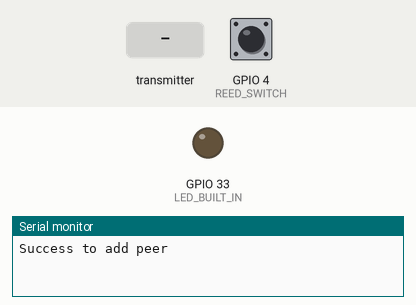
Simulated run of this sketch. Board: ESP32. On the bench: output pins drawn as LEDs (lit = HIGH), the last lines printed to the serial monitor. Inputs (shaded band) come from the test bench; at power-on: GPIO 4 (REED_SWITCH) HIGH.

Above: at 1.2 s.
1.3 s: the transmitter starts sending id = 0
2.8 s: GPIO 4 (REED_SWITCH) pulled LOW for 0.15 s
At 5.0 s:
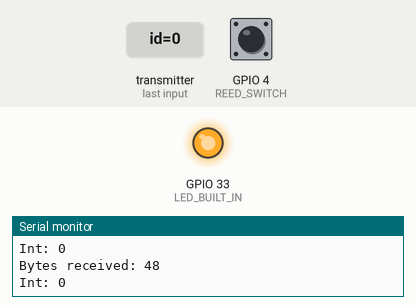
5.9 s: GPIO 4 (REED_SWITCH) pulled LOW for 1 s
At 8.1 s:
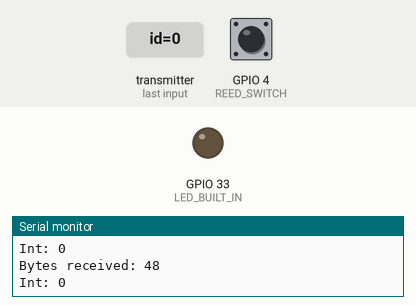
Timing chart, 0 to 10.2 s (numbered marks = the images above; inputs shaded):
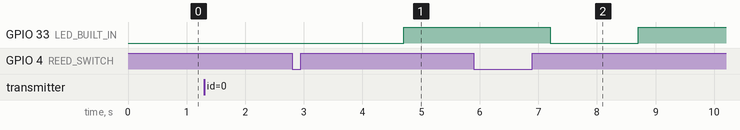

The sketch:

sender.ino
```cpp
#include <esp_now.h>
#include <WiFi.h>
#define REED_SWITCH           4
#define NODE_RUNING           0
#define NODE_WARNING          1
#define NODE_IDLE             2
//#define NODE_RUNING         3
#define RETRY_NUMBER          5
#define NODE_ESP_NOW_ERROR    6
#define LED_BUILT_IN          33
#define DEBUG

// REPLACE WITH YOUR RECEIVER MAC Address
//uint8_t broadcastAddress[] = {0xB8, 0xF0, 0x09, 0xA7, 0xFE, 0xF0};
uint8_t broadcastAddress[] = {0x9C, 0x9C, 0x1F, 0x18, 0x7F, 0xB8};

typedef struct struct_message {
  int id;
  char a[32];
  int b;
  float c;
  bool d;
} struct_message;

struct_message myData;
struct_message incomingReadings;

volatile int nodeState;

esp_now_peer_info_t peerInfo;
esp_now_send_status_t sendingStatus;

void IRAM_ATTR detectOpenDoor() {
  detachInterrupt(REED_SWITCH);
  #ifdef DEBUG
  Serial.println("DOOR OPEN DETECTED!!!");
  #endif
  nodeState = NODE_WARNING;
}

// callback when data is sent
void OnDataSent(const uint8_t *mac_addr, esp_now_send_status_t status) {
  #ifdef DEBUG
  Serial.print("\r\nLast Packet Send Status:\t");
  Serial.println(status == ESP_NOW_SEND_SUCCESS ? "Delivery Success" : "Delivery Fail");
  #endif
  sendingStatus = status;
}

// Callback when data is received
void OnDataRecv(const uint8_t * mac, const uint8_t *incomingData, int len) {
  memcpy(&incomingReadings, incomingData, sizeof(incomingReadings));
  #ifdef DEBUG
  Serial.print("Bytes received: ");
  Serial.println(len);
  Serial.println(incomingReadings.a);
  Serial.print("Int: ");
  Serial.println(incomingReadings.b);
  #endif
  if(incomingReadings.b == NODE_RUNING){
    nodeState = NODE_RUNING;
    attachInterrupt(digitalPinToInterrupt(REED_SWITCH), detectOpenDoor, RISING);
    //checkingSensor = true;
  }
}

TaskHandle_t checkSensorTask;
TaskHandle_t sendWarningTask;
TaskHandle_t ledNodeStateTask;

void setup() {

  nodeState = NODE_IDLE;

  pinMode(REED_SWITCH, INPUT_PULLUP);
  pinMode(LED_BUILT_IN, OUTPUT);

  // Init Serial Monitor
  Serial.begin(115200);

  // Set device as a Wi-Fi Station
  WiFi.mode(WIFI_STA);

  // Init ESP-NOW
  if (esp_now_init() != ESP_OK) {
    #ifdef DEBUG
    Serial.println("Error initializing ESP-NOW");
    #endif
    return;
  }

  esp_now_register_send_cb(OnDataSent);

  // Register peer
  memcpy(peerInfo.peer_addr, broadcastAddress, 6);
  peerInfo.channel = 0;
  peerInfo.encrypt = false;

  // Add peer
  if (esp_now_add_peer(&peerInfo) != ESP_OK){
    Serial.println("Failed to add peer");
    return;
  }
  else{
    Serial.println("Success to add peer");
  }

  // Register for a callback function that will be called when data is received
  esp_now_register_recv_cb(OnDataRecv);

   xTaskCreatePinnedToCore(
       sendWarningTaskFunction,
       "sendWarningTaskFunction",
       10000,
       NULL,
       1,
       &sendWarningTask,
   1);

   xTaskCreatePinnedToCore(
       ledNodeStateTaskFunction,
       "ledNodeStateTaskFunction",
       10000,
       NULL,
       1,
       &ledNodeStateTask,
   1);

   //attachInterrupt(digitalPinToInterrupt(REED_SWITCH), detectOpenDoor, RISING);

}

int sendMessage(){
  esp_err_t result;

  result = esp_now_send(broadcastAddress, (uint8_t *) &myData, sizeof(myData));
  delay(2000);

  if (result == ESP_OK) {
       #ifdef DEBUG
       Serial.println("Sent with success");
       #endif
       for(int i=0; i < RETRY_NUMBER; i++){
           if(sendingStatus == ESP_NOW_SEND_SUCCESS){
               nodeState = NODE_IDLE;
               return 1;
           }
           else{
               #ifdef DEBUG
               Serial.println("ESP NOW SENDING ERROR");
               #endif
               //nodeState = NODE_ESP_NOW_ERROR;
               result = esp_now_send(broadcastAddress, (uint8_t *) &myData, sizeof(myData));
               delay(2000);
               nodeState = NODE_ESP_NOW_ERROR;
           }
       }
  }
  else {
       #ifdef DEBUG
       Serial.println("Error sending the data");
       #endif
       nodeState = NODE_ESP_NOW_ERROR;
  }
  return 1;
}

 void sendWarningTaskFunction( void * pvParameters ){
  esp_err_t result;

  while(1){
    myData.id = 10;
    strcpy(myData.a, "THIS IS A CHAR");
    myData.b = NODE_IDLE;
    myData.c = 1.2;
    myData.d = false;

    if(nodeState == NODE_WARNING){
         //myData.b = NODE_WARNING;
         strcpy(myData.a, "NODE WARNING");
         myData.b = NODE_WARNING;
         sendMessage();
         //delay(2000);
         //nodeState = NODE_IDLE;
    }

  }
}

 void ledNodeStateTaskFunction( void * pvParameters ){

  while(1){
    switch(nodeState){
      case NODE_RUNING:
           digitalWrite(LED_BUILT_IN, HIGH);
           break;

      case NODE_WARNING:
           delay(1500);
           digitalWrite(LED_BUILT_IN, HIGH);
           delay(500);
           digitalWrite(LED_BUILT_IN, LOW);
           delay(1500);
           break;

      case NODE_IDLE:
           delay(5000);
           digitalWrite(LED_BUILT_IN, HIGH);
           delay(500);
           digitalWrite(LED_BUILT_IN, LOW);
           delay(5000);
           break;

      case NODE_ESP_NOW_ERROR:
           delay(200);
           digitalWrite(LED_BUILT_IN, HIGH);
           delay(100);
           digitalWrite(LED_BUILT_IN, LOW);
           delay(200);
           break;

      default:
           break;
    }
  }
}

void loop() {

}
```

Measured:
- after the input at 2.8 s, GPIO 33 (LED_BUILT_IN): LOW → HIGH after 1.9 s
- after the input at 5.9 s, GPIO 33 (LED_BUILT_IN): HIGH → LOW after 1.3 s, → HIGH 1.5 s later
